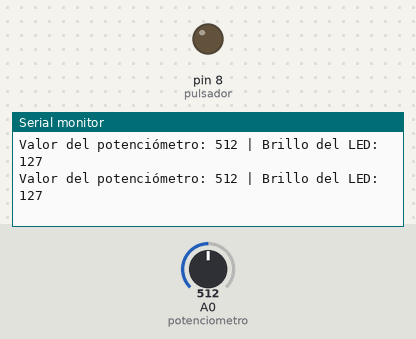
Simulated run of this sketch. Board: Arduino Uno, built with avr-gcc and run on an emulated ATmega328P. On the bench: output pins drawn as LEDs (lit = HIGH), the last lines printed to the serial monitor. Inputs (shaded band) come from the test bench; at power-on: A0 (potenciometro) = 512.

Above: at 1.2 s.
1.3 s: A0 (potenciometro) set to 410
At 1.39 s:
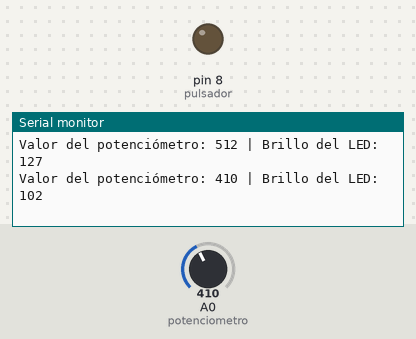
4.3 s: A0 (potenciometro) set to 389
At 4.31 s:
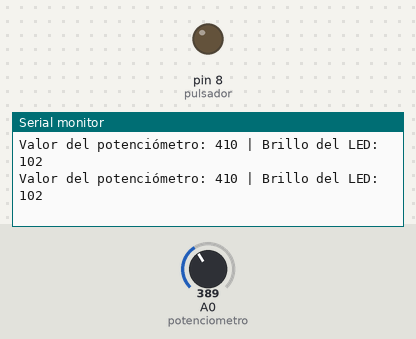
Timing chart, 0 to 7.3 s (numbered marks = the images above; inputs shaded):
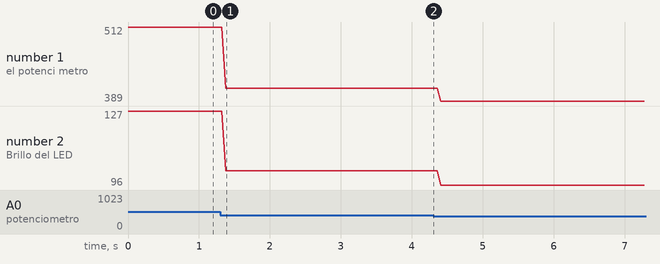

The sketch:

Segundo_codigo_potenciometro.ino
```cpp
#define pulsador  8
#define led 13
#define potenciometro A0
void setup() {
pinMode(pulsador,INPUT);
pinMode(pulsador,OUTPUT);
pinMode(potenciometro, INPUT);
  Serial.begin(9600);

}

void loop() {
int entrada;
int valorPotenciometro = analogRead(potenciometro);
int brillo = map(valorPotenciometro, 0, 1023, 0, 255);

  Serial.print("Valor del potenciómetro: ");
  Serial.print(valorPotenciometro);
  Serial.print(" | Brillo del LED: ");
  Serial.println(brillo);
if(entrada==HIGH)
{
  digitalWrite(led,HIGH);
}
else
{
  digitalWrite(led,LOW);
}
delay(10);
}
```

Measured:
- after the input at 1.3 s, the serial monitor: prints a new line after 0.08 s (image 1)
- plotted number 1: 512 → 410 after the input at 1.3 s, 410 → 389 after the input at 4.3 s
- plotted number 2: 127 → 102 after the input at 1.3 s, 102 → 96 after the input at 4.3 s
